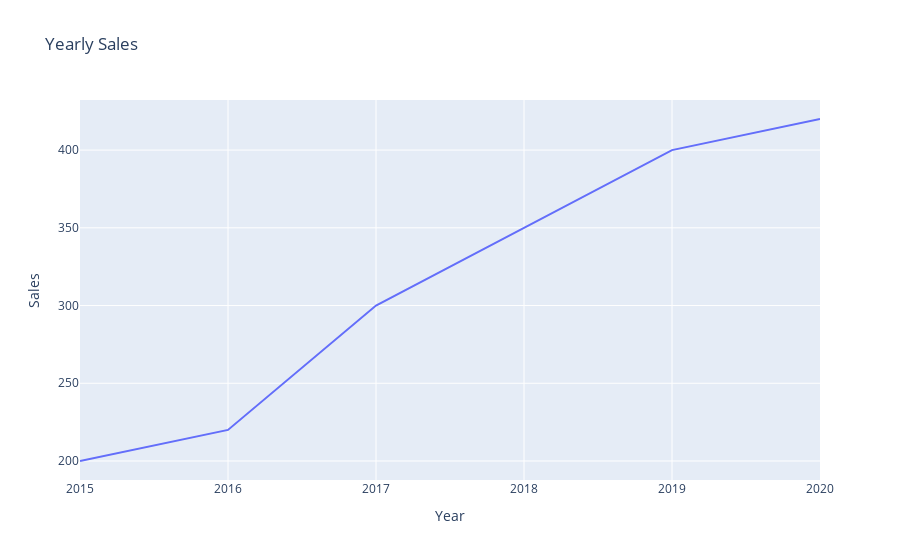

Here is the notebook cell this chart was saved with:
### Code cell
import plotly.express as px
import pandas as pd

# 샘플 데이터 생성
df = pd.DataFrame({
    'Year': [2015, 2016, 2017, 2018, 2019, 2020],
    'Sales': [200, 220, 300, 350, 400, 420]
})

# 선 그래프 생성
fig = px.line(df, x='Year', y='Sales', title='Yearly Sales')
fig.show()

### Figure 1 — Plotly figure (JSON) as saved in the notebook; plotly's stock layout.template omitted (floating-point values rounded to 4 significant figures)
{"data": [{"hovertemplate": "Year=%{x}<br>Sales=%{y}<extra></extra>", "legendgroup": "", "line": {"color": "#636efa", "dash": "solid"}, "marker": {"symbol": "circle"}, "mode": "lines", "name": "", "orientation": "v", "showlegend": false, "type": "scatter", "x": [2015, 2016, 2017, 2018, 2019, 2020], "xaxis": "x", "y": [200, 220, 300, 350, 400, 420], "yaxis": "y"}], "layout": {"legend": {"tracegroupgap": 0}, "title": {"text": "Yearly Sales"}, "xaxis": {"anchor": "y", "domain": [0, 1], "title": {"text": "Year"}}, "yaxis": {"anchor": "x", "domain": [0, 1], "title": {"text": "Sales"}}}}
